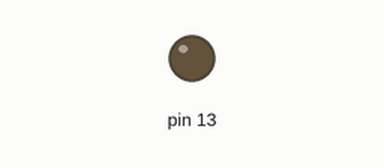
Bench run of a sketch on a simulated Arduino Uno, built with avr-gcc and run on an emulated ATmega328P. On the bench: output pins drawn as LEDs (lit = HIGH).

Above: at 0.4 s.
At 2.85 s:
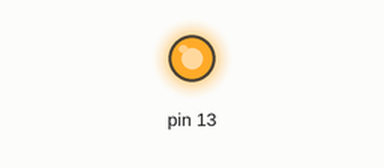
Timing chart, 0 to 3.1 s (numbered marks = the images above):
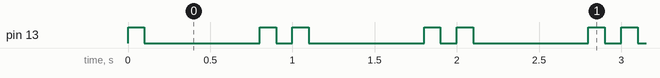

The sketch:

04-heartbeat-led.ino
```cpp
// void setup_Timer1(){
//   // Clear Timer1 Control Registers
//   TCCR1A = 0;
//   TCCR1B = 0;

//   // Reset counter
//   TCNT1 = 0;

//   // Set mode to CTC (Clear Timer on Compare Match)
//   TCCR1B |= (1 << WGM12);

//   // Set the prescaler to 64
//   // Why? (2^16 * prescaler) / (16 M) >= 0.1 s => prescaler >= 24.4 so must be 64
//   TCCR1B |= (1 << CS11) | (1 << CS10);
//   // Then the timer ticks at (64 / 16 M) s = 4 us/count
//   // So 100ms / 4us = 25k counts

//   // Set compare match target
//   OCR1A = 25000 - 1;

//   // Enable the interrupt on Compare Match 1
//   TIMSK1 |= (1 << OCIE1A);
// }

// void setup() {
//   pinMode(13, OUTPUT);
//   setup_Timer1();
// }

// void loop() {
// }

// ISR(TIMER1_COMPA_vect){
//   // Toggle the LED
//   PINB = (1 << PB7);
// }

/* Try this again, but use state instead of toggling the LED inside the interrupt. */

enum class LedState {
  ON1,    // 100 ms
  OFF1,   // 100 ms
  ON2,    // 100 ms
  OFF2_1, // 100 ms
  OFF2_2, // 100 ms
  OFF2_3, // 100 ms
  OFF2_4, // 100 ms
  OFF2_5, // 100 ms
  OFF2_6, // 100 ms
  OFF2_7, // 100 ms
};

volatile bool timer_tick = false;
LedState state;

void setup_Timer1(){
  cli();
  // Clear Timer1 Control Registers
  TCCR1A = 0;
  TCCR1B = 0;

  // Reset counter
  TCNT1 = 0;

  // Set mode to CTC (Clear Timer on Compare Match)
  TCCR1B |= (1 << WGM12);

  // Set the prescaler to 64
  // Why? (2^16 * prescaler) / (16 M) >= 0.1 s => prescaler >= 24.4 so must be 64
  TCCR1B |= (1 << CS11) | (1 << CS10);
  // Then the timer ticks at (64 / 16 M) s = 4 us/count
  // So 100ms / 4us = 25k counts

  // Set compare match target
  OCR1A = 25000 - 1;

  // Enable the interrupt on Compare Match 1
  TIMSK1 |= (1 << OCIE1A);
  sei();
}

void update_led_state() {
  switch (state) {
    case LedState::ON1:
      state = LedState::OFF1;
      digitalWrite(13, LOW);
      break;
    case LedState::OFF1:
      state = LedState::ON2;
      digitalWrite(13, HIGH);
      break;
    case LedState::ON2:
      state = LedState::OFF2_1;
      digitalWrite(13, LOW);
      break;
    case LedState::OFF2_1:
      state = LedState::OFF2_2;
      break;
    case LedState::OFF2_2:
      state = LedState::OFF2_3;
      break;
    case LedState::OFF2_3:
      state = LedState::OFF2_4;
      break;
    case LedState::OFF2_4:
      state = LedState::OFF2_5;
      break;
    case LedState::OFF2_5:
      state = LedState::OFF2_6;
      break;
    case LedState::OFF2_6:
      state = LedState::OFF2_7;
      break;
    case LedState::OFF2_7:
      state = LedState::ON1;
      digitalWrite(13, HIGH);
      break;
    default:
      break;
  }
}
void setup() {
  pinMode(13, OUTPUT);
  // initialize state
  state = LedState::ON1;
  update_led_state();

  setup_Timer1();
}

void loop() {
  if (timer_tick) {
    timer_tick = false; // technically a race condition
    update_led_state();
  }
}

ISR(TIMER1_COMPA_vect){
  // Set global flag to indicate that an interrupt occurred
  timer_tick = true;
}
```

Measured:
- by itself, pin 13: repeats every 1.0 s: LOW 0.70 s, HIGH 0.10 s, LOW 0.10 s, HIGH 0.10 s
- by itself, everything shown: repeats every 1.0 s, in 4 steps
